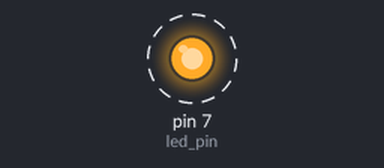
Simulated run of this program. Board: Raspberry Pi (header pin numbers). Parts: output pins drawn as LEDs (lit = HIGH). Dashed ring = blinking. What the program prints to the terminal is not drawn.

Above: at 0.5 s.
Timing chart, 0 to 4.6 s (numbered marks = the images above):
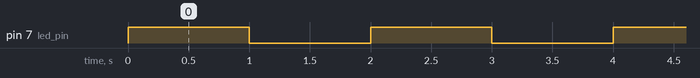

Measured:
- by itself, pin 7 (led_pin): alternates HIGH for 1.0 s and LOW for 1.0 s

The program:

blink_led.py
```python
import RPi.GPIO as GPIO
import time

led_pin = 7

def setup():
  GPIO.setmode(GPIO.BOARD)       # Numbers GPIOs by physical location
  GPIO.setup(led_pin, GPIO.OUT)   # Set led_pin's mode is output
  GPIO.output(led_pin, GPIO.HIGH) # Set led_pin high(+3.3V) to turn on led

def blink():
  while True:
    print('on')
    GPIO.output(led_pin, GPIO.HIGH)  # led on
    time.sleep(1)
    print('off')
    GPIO.output(led_pin, GPIO.LOW) # led off
    time.sleep(1)

def destroy():
  GPIO.output(led_pin, GPIO.LOW)   # led off
  GPIO.cleanup()                  # Release resource
if __name__ == '__main__':     # Program start from here
  setup()
  try:
    blink()
  except KeyboardInterrupt:  # When 'Ctrl+C' is pressed, the child program destroy() will be  executed.
    destroy()
```
